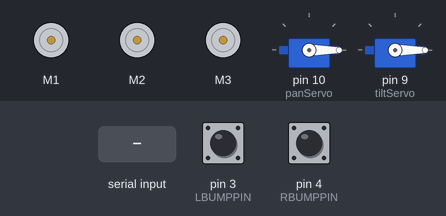
Bench run of a sketch on a simulated Arduino Mega 2560, built with avr-gcc and run on an emulated ATmega2560. On the bench: 3 × DC motor (green arrow = forward, orange = backward, longer = faster), 2 × servo. The inputs (shaded band) are chosen by the test bench; at power-on: pin 3 (LBUMPPIN) HIGH, pin 4 (RBUMPPIN) HIGH.

Above: at 1.2 s.
1.3 s: "90,45\n" received over Serial
At 2.1 s:
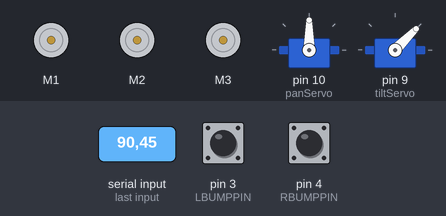
4.3 s: "30,150\n" received over Serial
At 5.6 s:
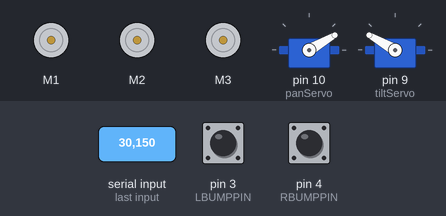
7.3 s: "90\n" received over Serial
At 9.5 s:
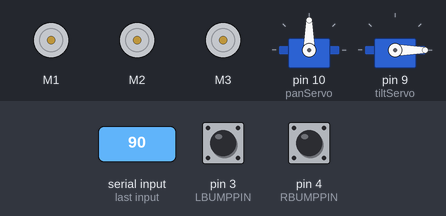
9.8 s: "200\n" received over Serial
At 11.6 s:
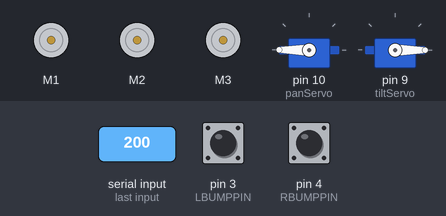
12.3 s: "1,90\n" received over Serial
At 12.8 s:
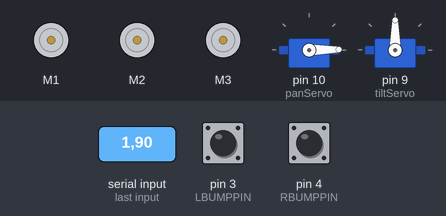
15.3 s: "1,90,45\n" received over Serial
At 17.1 s:
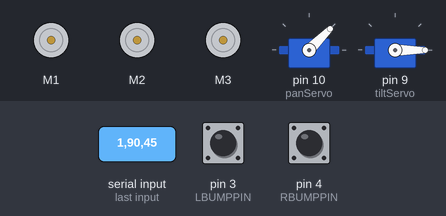
Timing chart, 0 to 18.6 s (numbered marks = the images above; inputs shaded):
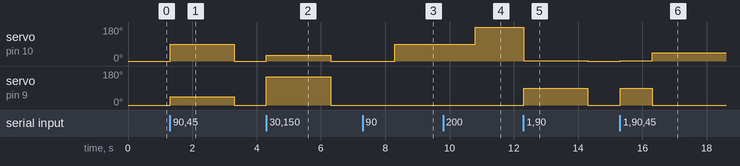

Measured:
- after the input at 1.3 s, servo on pin 10 (panServo): 0° → 90° at once, → 0° 2.0 s later; servo on pin 9 (tiltServo): 0° → 45° at once, → 0° 2.0 s later
- after the input at 4.3 s, servo on pin 10 (panServo): 0° → 30° at once, → 0° 2.0 s later; servo on pin 9 (tiltServo): 0° → 150° at once, → 0° 2.0 s later
- after the input at 7.3 s, servo on pin 10 (panServo): 0° → 90° after 1.0 s
- after the input at 9.8 s, servo on pin 10 (panServo): 90° → 180° after 1.0 s
- after the input at 12.3 s, servo on pin 10 (panServo): 180° → 1° at once, → 0° 2.0 s later; servo on pin 9 (tiltServo): 0° → 90° at once, → 0° 2.0 s later
- after the input at 15.3 s, servo on pin 10 (panServo): 0° → 1° at once, → 45° 1.0 s later; servo on pin 9 (tiltServo): 0° → 90° at once, → 0° 1.0 s later

The sketch:

pantilt.ino
```cpp
/* AdaAutoDemo.ino
 This is a test sketch for autonomous driving mode of
 the three-wheeled drive Bread Board Bot (BBbot, B^3)

 Arduino: Arduino Mega v3
 Motor Shield: Adafruit assembled Motor Shield for Arduino v2
 ---->  http://www.adafruit.com/products/1438

 Programmer: Dave Eslinger; December 2, 2014
 */
#include <Wire.h>
#include <Adafruit_MotorShield.h>
//#include <"utility/Adafruit_PWMServoDriver.h"
#include <math.h>
#include <Servo.h>

#define LBUMPPIN 3
#define FBUMPPIN 5
#define RBUMPPIN 4

float theta;
int direction;
float magnitude;
float duration;
byte brake;
byte mLdir;
byte mFdir;
byte mRdir;

// Create the motor shield object with the default I2C address
Adafruit_MotorShield AFMS = Adafruit_MotorShield();

// Define 'ports' M1, M2, M3 or M4 for motors.
Adafruit_DCMotor *mL = AFMS.getMotor(1);
Adafruit_DCMotor *mF = AFMS.getMotor(2);
Adafruit_DCMotor *mR = AFMS.getMotor(3);

Servo panServo;
Servo tiltServo;

void setup(void){
  Serial.begin(9600);
  AFMS.begin();  // create with the default frequency 1.6KHz
  // Turn off all motors
  mL->run(RELEASE);
  mF->run(RELEASE);
  mR->run(RELEASE);
  // Bump Switch pins
  pinMode(LBUMPPIN,INPUT_PULLUP);
  pinMode(RBUMPPIN,INPUT_PULLUP);
  // Servo pins
  panServo.attach(10);
  tiltServo.attach(9);
}

void loop(void){
  byte lBump = digitalRead(LBUMPPIN);
  byte rBump = digitalRead(RBUMPPIN);
  /* Serial.print("lBump = "); */
  /* Serial.print(lBump); */
  /* Serial.print(", rBump = "); */
  /* Serial.print(rBump); */
  while (1) {
      if (Serial.available() > 0) {
	direction = Serial.parseInt();
	//	theta = ( M_PI * direction ) / 180. ;
	magnitude = Serial.parseInt();
	//duration = Serial.parseInt();
      }
      panServo.write(direction);
      tiltServo.write(magnitude);
  }
  if ( lBump and rBump ) { // No switch, drive straight
    duration = 100;
    magnitude = 75;
    direction = 0.;
  }
  else if (not lBump ) {   // Left switch triggered, move right
    duration = 100;
    magnitude = 75;
    direction = 90.;
    Serial.println("Left Bump");
  }
  else {                   // Right switch triggered, move left
    duration = 100;
    magnitude = 75;
    direction = -90.;
    Serial.println("Right Bump");
  }

  theta = ( M_PI * direction ) / 180. ;
  if( duration > 0 ) {

    float vx = magnitude * sin(theta);
    float vy = magnitude * cos(theta);
    /* Serial.print("vx, vy = "); */
    /* Serial.print(vx); */
    /* Serial.print(", "); */
    /* Serial.println(vy); */

    const float sqrt3o2 = 1.0*sqrt(3)/2;
    //STEP 3. Find wheel vectors
    float wF = -vx * .95 ;  // Multiply by fudge factor to prevent rotation if needed
    float wL = 0.5*vx - sqrt3o2 * vy;
    float wR = 0.5*vx + sqrt3o2 * vy;

    byte wF_speed = (byte) map(abs(wF), 0, 100, 0, 255);
    byte wL_speed = (byte) map(abs(wL), 0, 100, 0, 255);
    byte wR_speed = (byte) map(abs(wR), 0, 100, 0, 255);
    /* Set Motor directions.  For Adafruit V2 Motorshield:
     1 is Clockwise (Positive motor direction)
     2 is Counterclockwise (Negative vector direction)
     	 3 is Brake (May not work)
     	 4 is Release = stop power, not driving, but not brake
     	 so we can use a logic test since TRUE = 1 and FALSE = 0
     */
    mF->run((wF > 0) ? 1: 2 );
    mL->run((wL > 0) ? 1: 2 );
    mR->run((wR > 0) ? 1: 2 );


    // Set the speeds
    mF->setSpeed(wF_speed);
    mL->setSpeed(wL_speed);
    mR->setSpeed(wR_speed);

    //Print out motor control details
    Serial.print("Speeds F,L,R = ");
    Serial.print(copysign(wF_speed,wF));
    Serial.print(", ");
    Serial.print(copysign(wL,wL_speed));
    Serial.print(", ");
    Serial.println(copysign(wR,wR_speed));

    // Run motors for the duration requested
    delay(duration);

  }
  else{ // no duration entered, so stop all motors
    mF->setSpeed(0);
    mL->setSpeed(0);
    mR->setSpeed(0);
  }

}


/*
 SerialEvent occurs whenever a new data comes in the
 hardware serial RX.  This routine is run between each
 time loop() runs, so using delay inside loop can delay
 response.  Multiple bytes of data may be available.
 */
/* void serialEvent() { */
/*   while (Serial.available()) { */
/*     // get the new byte: */
/*     char inChar = (char)Serial.read();  */
/*     // add it to the inputString: */
/*     inputString += inChar; */
/*     // if the incoming character is a newline, set a flag */
/*     // so the main loop can do something about it: */
/*     if (inChar == '\n') { */
/*       stringComplete = true; */
/*     }  */
/*   } */
/* } */
```
